Frame 1 (no input): blank canvas, image omitted
Frame 60 (the mouse pressed at the canvas centre just before this capture): blank canvas, image omitted
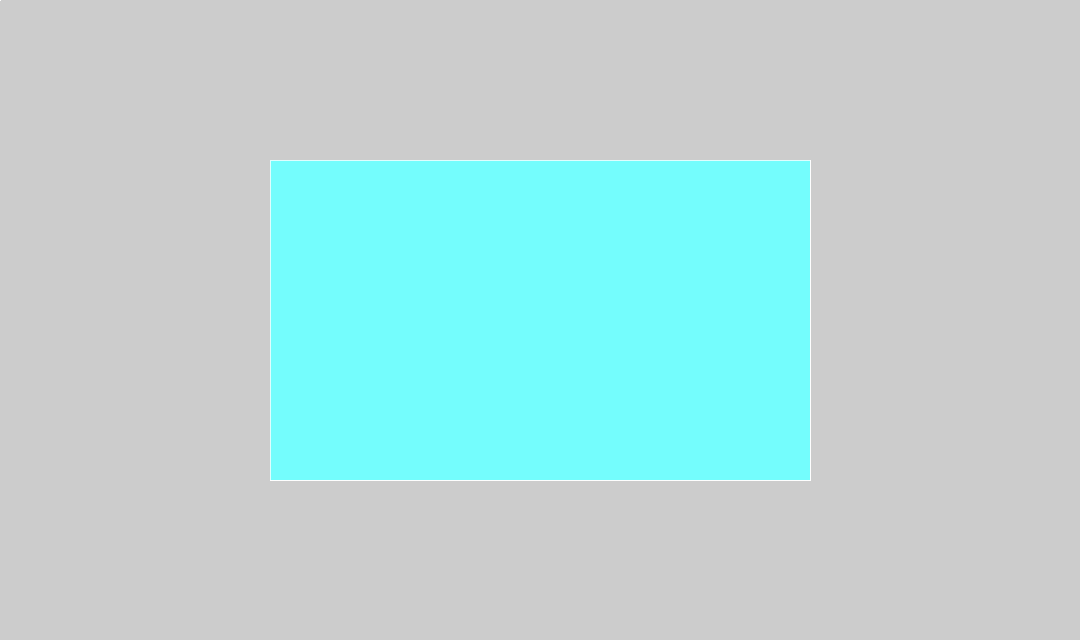
Frame 120 (the mouse held since frame 60 and released just before this capture)

The Processing sketch whose frames 1 and 60 were blank and that drew this single picture after the mouse press (run headless with seeded random() and noise(); from frame 60 on, the mouse is pressed at the canvas centre):

// Processing sketch: processing_68812
// ── processing_68812.pde

//Richard May rwmay@andrew.cmu.edu
//hw#3
//Copyright September 2012

// Clicking the Right, LEFT and CENTER buttons on the mouse produce different effects 
//as well as  pressing the "b" and "c" keys. Try multiple calls in combination to produce
//different effects.

float x, y, wd, ht,opacity,gen,randX,randY;
int sizeX,sizeY;
void setup()
{
  size( 1080,640);
  smooth();
  //sizeX=400;
  //sizeY=400;
  noCursor();
}

void draw()
{
  //sizeX=sizeX+1;
  //sizeY=sizeY+1;
  //size(sizeX,sizeY);
  randX= random (0,width);
  randY= random (0,height);
  gen=frameCount%225;
  //background determined red count
  opacity = frameCount % 225;
  fill(frameCount % 225,mouseX,mouseY, 50);
  //background(frameCount % 225,mouseX,mouseY);
  rect(mouseX, mouseY, mouseX, mouseY);
  if (mousePressed == true) {
    opacity = 0;
  } else {
    opacity = 225;
  }
  
  if (mousePressed && (mouseButton == LEFT)) {
    fill(0,0,0,0);
    noStroke();
  } else if (mousePressed && (mouseButton == RIGHT)) {
    
    line(width, height, mouseX,mouseY);
    line(0, height, mouseX, mouseY);
    line(width, 0, mouseX,mouseY);
    line(0, 0, mouseX, mouseY);
    fill(255,255,255);
    textSize (36);
    text (frameCount/60 + "S", mouseX-20, mouseY+20);
    
  } else if (mousePressed && (mouseButton == CENTER)) {
    
    stroke(random (0,225), random(0,225), random (0,225),75);
    line(randX, randY, 1.5*mouseX, 1.5*mouseY);
    line(randX, randY, .5*mouseX, 1.5*mouseY);
    line(randX, randY, 1.5*mouseX,.5*mouseY);
    line(randX, randY, .5*mouseX, .5*mouseY);
    
    
     } else {
    fill(255);
    stroke(255,255,255,100);
  }
  rectMode(CENTER);
  //background(255,255,255,5);
  //rect(mouseX, mouseY, 10,10);
  //text(mouseX, mouseY, "Text");
  
  
  if (keyPressed) {
      if (key == 'b'){   
         fill(0,0,0, random (5,20));
         rect(random (0,width), random(0,width), random (0,width), random (0,width)) ;
      } 
  else if (key == 'c') {  
    noStroke();
    fill(255,255,255,5);
    //rectMode(CORNER);
    rect (.5*width,.5*height,width,height);
    }
//takes picture of screen when key p is pressed
//  else if (key == 'p'){
//    save ("hw3.jpeg");
//  }
}


}
